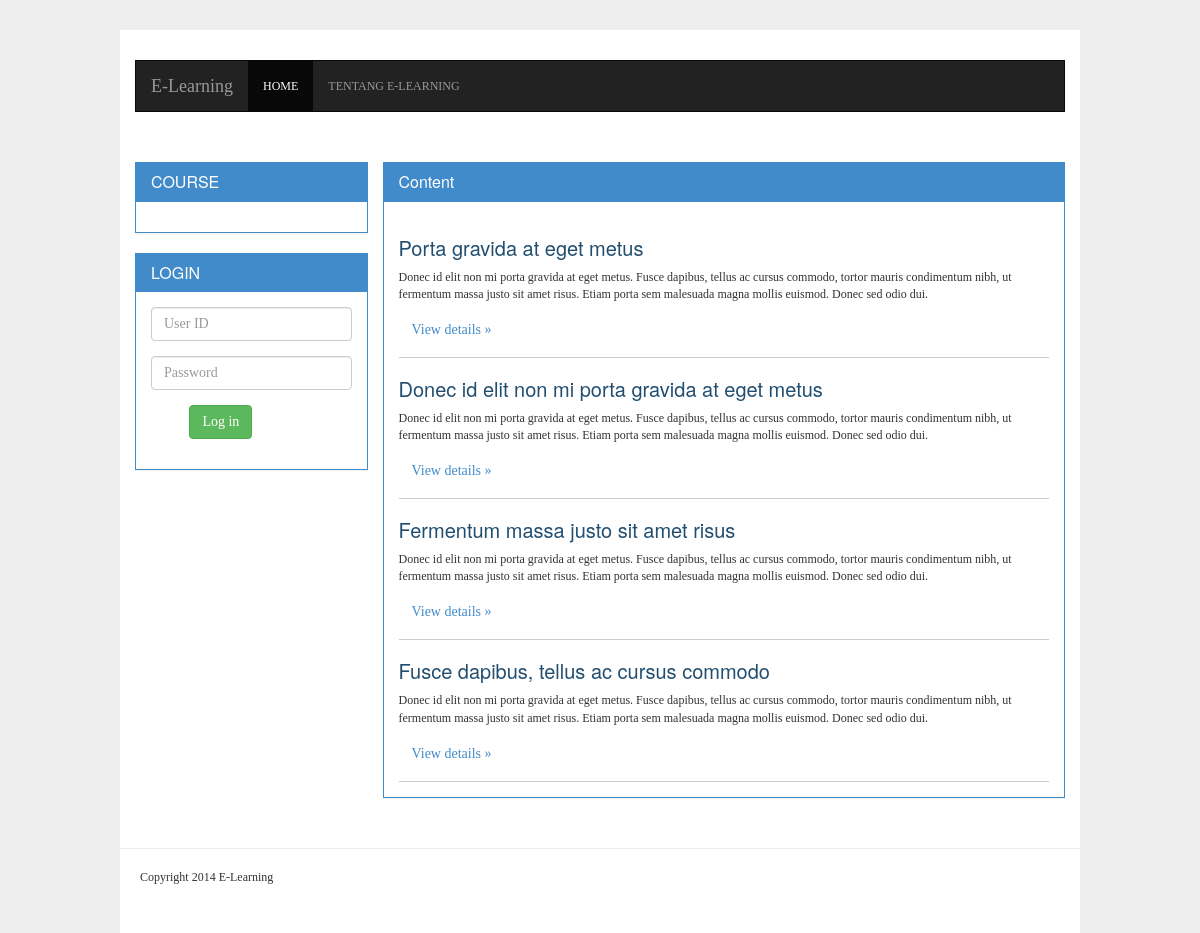
Before: / with the older database file.
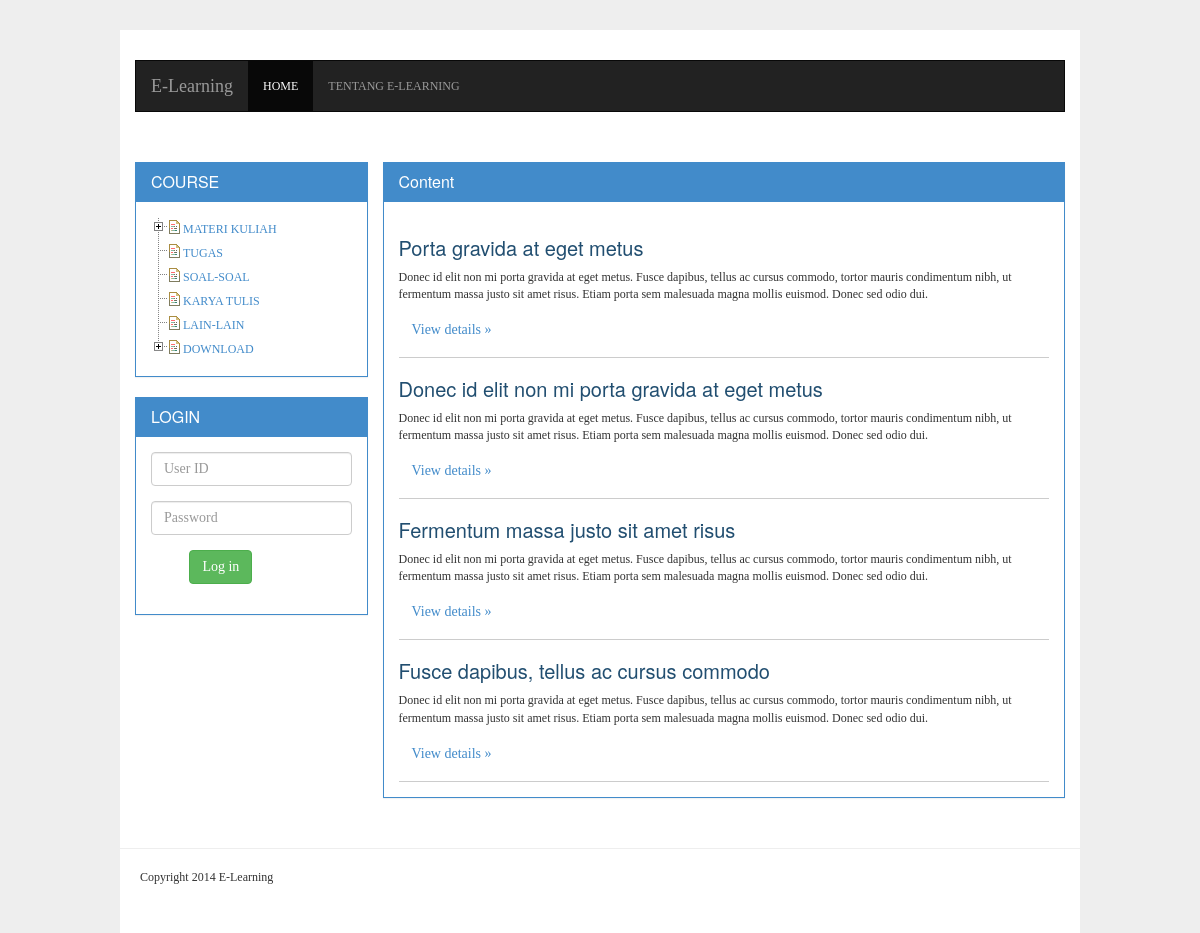
After: the same page with the newer database file.
### tables this page shows
CREATE TABLE `kategori` (
  `kategori_id` int(11) NOT NULL AUTO_INCREMENT,
  `kategori_parent_id` int(11) DEFAULT '0',
  `kategori_nama` varchar(255) DEFAULT NULL,
  PRIMARY KEY (`kategori_id`)
);

### includes/fungsi.db.php (called while the page is built, shortened)
<?php
function NumRows( $query = "" )
{
	$execute = mysql_query($query);
	return mysql_num_rows($execute);
}
function GetAll( $query = "" )
{
	$arr_data = array();
	$execute = mysql_query($query) or die( mysql_error() );
	if( $execute ){
		$num_rows = NumRows($query);
		if( $num_rows > 0 ){
			while($data = mysql_fetch_array($execute)){
				$arr_data[] = $data;
			}
		}
	}
	return $arr_data;
}

### includes/fungsi.web.php (the view, shortened to what this page needs)
<?php
function cek_login( $redirect = false )
{
	return false;
}
function get_array_kategori( $parent_id = 0 )
{
	$kategori = GetAll("SELECT * FROM kategori WHERE kategori_parent_id = $parent_id");
	$r_kategori = array();
	if( count($kategori) > 0 )
	{
		$arr = array();
		foreach((array)$kategori as $cat)
		{
			$arr['id'] = $cat['kategori_id'];
			$arr['parent_id'] = $cat['kategori_parent_id'];
			$arr['nama'] = $cat['kategori_nama'];
			$arr['child'] = get_array_kategori($cat['kategori_id']);
			$r_kategori[] = $arr;
		}
	}
	return $r_kategori;
}
function tree_kategori( $arr, $deep = 1 )
{
	$out = "";
	if( is_array($arr) )
	{
		$ul_id = ($deep==1) ? ' id="browser" class="filetree"' : '';
		$out .= "<ul$ul_id>\n";
		foreach((array)$arr as $r)
		{
			$link = "<a href=\""._URL."index.php?mod=course&kategori_id=$r[id]&nama=$r[nama]\">$r[nama]</a>";
			if( count($r['child']) > 0  ){
				$link = "<a>$r[nama]</a>";
			}
			$out .= "<li class=\"closed\"><span class=\"file\">$link</span>\n";
			if( count($r['child']) > 0  )
			{
				$out .= tree_kategori($r['child'],$deep+1);
			}
			$out .= "</li>\n";
		}
		$out .= "</ul>\n";
	}
	return $out;
}

### includes/header.php (shortened to what this page needs)
<!doctype html>
<html>
<head>
<link rel="stylesheet" type="text/css" href="<?=_ASSET_URL?>css/bootstrap.min.css" />
<link rel="stylesheet" type="text/css" href="<?=_ASSET_URL?>css/style.css" />
<link rel="stylesheet" type="text/css" href="<?=_ASSET_URL?>jquery.treeview/jquery.treeview.css" />
</head>
<body>
<div class="container" id="container">
	<div class="row clearfix">
    	<div class="container">
            <nav class="navbar navbar-default navbar-inverse" role="navigation">
              <div class="container-fluid">
                <div class="navbar-header">
                  <a class="navbar-brand" href="<?=_URL?>">E-Learning</a>
                </div>
                <div class="collapse navbar-collapse" id="bs-example-navbar-collapse-1">
                  <ul class="nav navbar-nav">
                    <li class="active"><a href="<?=_URL?>">HOME</a></li>
                    <li><a href="<?=_URL?>index.php?mod=course&act=about">TENTANG E-LEARNING</a></li>
                  </ul>
                </div>
              </div>
            </nav>
        </div>
        <div class="container" id="content">

### includes/sidebar.php (shortened to what this page needs)
<div class="col-md-3" id="sidebar">
    <div class="panel panel-primary">
        <div class="panel-heading"><h3 class="panel-title">COURSE</h3></div>
        <div class="panel-body">
            <?php
				$arr = get_array_kategori();
				echo tree_kategori($arr);
			?>
        </div>
    </div>
    <div class="panel panel-primary">
        <div class="panel-heading"><h3 class="panel-title">LOGIN</h3></div>
        <div class="panel-body">
        <?php
		if( !cek_login() )
		{
		?>
        <form class="form-horizontal" role="form" method="post" action="">
          <div class="form-group">
            <div class="col-sm-12">
              <input type="text" class="form-control" id="userid" name="userid" placeholder="User ID">
            </div>
          </div>
          <div class="form-group">
            <div class="col-sm-12">
              <input type="password" class="form-control" id="password" name="password" placeholder="Password">
            </div>
          </div>
          <div class="form-group">
            <div class="col-sm-offset-2 col-sm-10">
              <button type="submit" class="btn btn-success" name="login">Log in</button>
            </div>
          </div>
        </form>
        <?php
		}
		?>
        </div>
   </div>
</div>

### index.php (shortened to what this page needs)
<?php
include_once _ROOT . "includes/fungsi.db.php";
include_once _ROOT . "includes/fungsi.web.php";
include_once _ROOT . "includes/header.php";
include_once _ROOT . "includes/sidebar.php";
if( isset($_GET['mod']) and !empty($_GET['mod']) )
{
	$mod = trim($_GET['mod']);
	$file = $mod;
	if( isset($_GET['act']) and !empty($_GET['act']) ){
		$file = trim($_GET['act']);
	}
	if( file_exists(_ROOT . "modules/$mod/$file.php") ){
		include_once _ROOT . "modules/$mod/$file.php";
	}else{
		include_once _ROOT . "includes/404.php";
	}
}
else
{
	if( isset($_GET['l']) and $_GET['l'] == 1 ){
		include_once _ROOT . "includes/must_login.php";
	}else{
		include_once _ROOT . "modules/home/home.php";
	}
}
include_once _ROOT . "includes/footer.php";

### modules/home/home.php
<div class="col-md-9" id="content-container">
<div class="panel panel-primary">
        <div class="panel-heading"><h3 class="panel-title">Content</h3></div>
        <div class="panel-body">
                <div class="row clearfix">
                    <div class="col-md-12 column" id="post">
                    	<div id="post-content">
                            <h2><a href="">Porta gravida at eget metus</a></h2>
                            <p>
                                Donec id elit non mi porta gravida at eget metus. Fusce dapibus, tellus ac cursus commodo, tortor mauris condimentum nibh, ut fermentum massa justo sit amet risus. Etiam porta sem malesuada magna mollis euismod. Donec sed odio dui.
                            </p>
                            <p>
                                <a class="btn" href="#">View details »</a>
                            </p>
                        </div>
                    </div>
                    <div class="col-md-12 column" id="post">
                       <div id="post-content">
                            <h2><a href="">Donec id elit non mi porta gravida at eget metus</a></h2>
                            <p>
                                Donec id elit non mi porta gravida at eget metus. Fusce dapibus, tellus ac cursus commodo, tortor mauris condimentum nibh, ut fermentum massa justo sit amet risus. Etiam porta sem malesuada magna mollis euismod. Donec sed odio dui.
                            </p>
                            <p>
                                <a class="btn" href="#">View details »</a>
                            </p>
                        </div>
                    </div>
                    <div class="col-md-12 column" id="post">
                    	<div id="post-content">
                            <h2><a href="">Fermentum massa justo sit amet risus</a></h2>
                            <p>
                                Donec id elit non mi porta gravida at eget metus. Fusce dapibus, tellus ac cursus commodo, tortor mauris condimentum nibh, ut fermentum massa justo sit amet risus. Etiam porta sem malesuada magna mollis euismod. Donec sed odio dui.
                            </p>
                            <p>
                                <a class="btn" href="#">View details »</a>
                            </p>
                        </div>
                    </div>
                    <div class="col-md-12 column" id="post">
                       <div id="post-content">
                            <h2><a href="">Fusce dapibus, tellus ac cursus commodo</a></h2>
                            <p>
                                Donec id elit non mi porta gravida at eget metus. Fusce dapibus, tellus ac cursus commodo, tortor mauris condimentum nibh, ut fermentum massa justo sit amet risus. Etiam porta sem malesuada magna mollis euismod. Donec sed odio dui.
                            </p>
                            <p>
                                <a class="btn" href="#">View details »</a>
                            </p>
                        </div>
                    </div>
                </div>
        </div>
    </div>
</div>

### includes/footer.php
	</div>
    <footer>
    	<div class="container">
        Copyright 2014 E-Learning
        </div>
    </footer>
</div>
</body>
</html>

### assets/css/style.css (style rules this page uses)
body { font-family: Tahoma !important; font-size: 12px; background: #EEEEEE; }
.container { max-width: 960px !important; background: #FFFFFF; margin-top: 30px; margin-bottom: 30px; }
.navbar { border-radius: 0px !important; -moz-border-radius: 0px !important; -webkit-border-radius: 0px !important; }
#content { margin-top: 0px !important; }
#sidebar { padding-left: 0px !important; padding-right: 0px !important; }
#content-container { padding-right: 0px !important; }
footer { background: #EEEEEE; }
footer .container { padding: 20px; border-top: 1px solid #EEEEEE; }
.panel, .panel-heading { border-radius: 0px !important; -moz-border-radius: 0px !important; -webkit-border-radius: 0px !important; }
#post-content { border-bottom: 1px solid #cccccc; }
#post-content h2 { font-size: 20px; }
#post-content h2 a { color: #214E70; }

Changed rows visible on the page:
added kategori: kategori_nama "MATERI KULIAH"
added kategori: kategori_nama "TUGAS"
added kategori: kategori_nama "SOAL-SOAL"
added kategori: kategori_nama "KARYA TULIS"
added kategori: kategori_nama "LAIN-LAIN"
added kategori: kategori_nama "DOWNLOAD"
